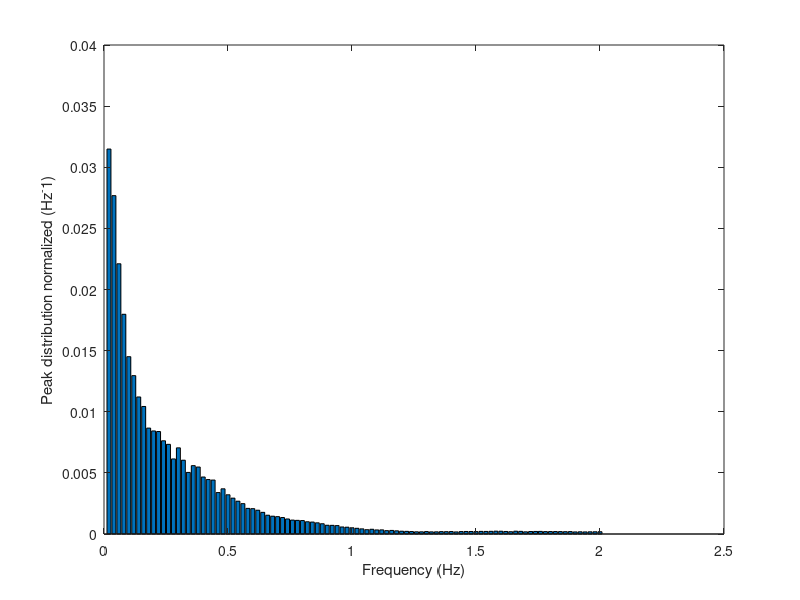

MATLAB code to generate this figure: (Note: this script raises an error after producing the figure.)
% este script obtiene la forma final del Histograma del espectro de
% potencia
% en las variables freq y amp cargo los vectores de frecuencia y amplitud respectivamente
%% 
freq = load('vector_de_frecuencias.txt');
amp = load('vector_de_amplitudes.txt');


freq_m=[];              % en freq_m se guardan las frecuencias de distinto valor debido a que muchas se repiten
amp_m=[];              % en amp_m se guardan los promedios de las amplitudes de todos los picos de igual frecuencia
i=1;
while i<=length(freq)
    c=find(freq==freq(i));
    amp_m=[amp_m; mean(amp(c))];
    freq_m=[freq_m; freq(i)];
    i=c(end)+1;
end
% se normalizan las amplitudes

amp_m=amp_m/sqrt((sum(amp_m))); % teniendo en cuenta el histograma del paper https://doi.org/10.3389/fphys.2018.01001 figura 2, donde cada barra           
bins=(0:0.02:2)';                                  % está equiespaciada a 0.01, se crea un vector bins que definirá los bordes de cada pico en el eje frecuencial      
amp_fin=[];                                          % y amp_fin tendrá las amplitudes de este último gráfico

j=1;
while j<=(length(bins)-1)
    d=find(freq_m>bins(j) & freq_m<=bins(j+1));
    amp_fin=[amp_fin;sum(amp_m(d))];
    j=j+1;
end

t=13.653333333333332/2;              %(load('frecuencia_remuestreo.txt'))
t=t/2049;

amp_fin=(amp_fin*t)/0.02;
x=(0.02:0.02:2)';
amp_fin = amp_fin(1:100);
figure, bar(x(1:100),amp_fin(1:100))
ylabel('Peak distribution normalized (Hz^-1)')
xlabel('Frequency (Hz)')

%% 
% Buscar las medias y desvíos estándar de las bandas de frecuencia con la
% aplicación curve fitting
%devuelve en fitresult una estructura con los parámetros de las tres gaussianas
%%%%%%%%%%% Con los parámetros de las 3 gaussianas voy a encontrar las
%%%%%%%%%%% cut-off de cada banda de frecuencia (VLF, LF y HF), para esto se
%%%%%%%%%%% igualan las ecuaciones de las gaussianas de VLFcon LF, LF con
%%%%%%%%%%% HF y se llega a dos polinomios cuadrados, con lo cual sus
%%%%%%%%%%% raíces positivas serán las cut-off
% ccoef = zeros(3,1); b = zeros(3,1);
% b(1,1) = fitresult.b1; ccoef(1,1) = fitresult.c1; b(2,1) = fitresult.b2; ccoef(2,1) = fitresult.c2; b(3,1) = fitresult.b3; ccoef(3,1) = fitresult.c3;
% [b,I] = sort(b);
% ccoef = ccoef(I);
save fittedmodel.mat fittedmodel;
save goodness.mat goodness;
save Metodos_ajuste.mat output;

b1 = fittedmodel.b1; c1 = fittedmodel.c1; b2 = fittedmodel.b2; c2 = fittedmodel.c2; b3 = fittedmodel.b3; c3 = fittedmodel.c3;
b4 = fittedmodel.b4; c4 = fittedmodel.c4;

m1 = 1/(c1^2) - 1/(c2^2);
n1 = b2/((c2^2)/2) - b1/((c1^2)/2);
p1 = (b1^2)/(c1^2) - (b2^2)/(c2^2) - log(c2/c1);

VLF_cut_off = max(roots([m1 n1 p1]));

m2 = 1/(c2^2) - 1/(c3^2);
n2 = b3/((c3^2)/2) - b2/((c2^2)/2);
p2 = (b2^2)/(c2^2) - (b3^2)/(c3^2) - log(c3/c2);

LF_cut_off = min(roots([m2 n2 p2]));

m3 = 1/(c3^2) - 1/(c4^2);
n3 = b4/((c4^2)/2) - b3/((c3^2)/2);
p3 = (b3^2)/(c3^2) - (b4^2)/(c4^2) - log(c4/c3);

HF_cut_off = max(roots([m3 n3 p3]));

VHF_cut_off = b4 + 3*(c4/sqrt(2));    % HF cut-off según el paper se define como la media + 3*(desvío estándar)
Sdeviations = ([c1; c2; c3; c4])/sqrt(2);

Cut_offF = [VLF_cut_off;LF_cut_off;HF_cut_off;VHF_cut_off];
Medias = [b1; b2; b3; b4];
Gaussianas = [Medias Sdeviations];
%% 
save ("Cut_offF.txt","Cut_offF","-ascii");
save ("Gaussianas.txt","Gaussianas","-ascii");